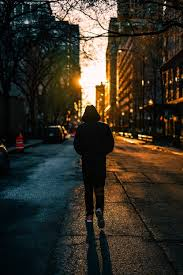
#> input picture download (3).jpeg, 183 x 275 px
$ jupyter execute canny-edge-detection.ipynb   (shell and % lines are left out)   (older library calls are emulated)
#> lines starting #> are read from the running program, lines starting #| are printed output that depends on the picture
# Canny Edge Detection Step by Step in Python

The Canny edge detector is an edge detection operator that uses a multi-stage algorithm to detect a wide range of edges in images. It was developed by John F. Canny in 1986. Canny also produced a computational theory of edge detection explaining why the technique works. (Wikipedia)
The Canny edge detection algorithm is composed of 5 steps:
1. Noise reduction;
2. Gradient calculation;
3. Non-maximum suppression;
4. Double threshold;
5. Edge Tracking by Hysteresis.

# Importing required Libraries

[cell 1]
import cv2
import matplotlib.pyplot as plt
import numpy as np
import matplotlib.image as mpimg
from scipy import ndimage

# 1. Noise Reduction
Since the mathematics involved behind the scene are mainly based on derivatives (cf. Step 2: Gradient calculation), edge detection results are highly sensitive to image noise.
One way to get rid of the noise on the image, is by applying Gaussian blur to smooth it. To do so, image convolution technique is applied with a Gaussian Kernel (3x3, 5x5, 7x7 etc…). The kernel size depends on the expected blurring effect. Basically, the smallest the kernel, the less visible is the blur. In our example, we will use a 5 by 5 Gaussian kernel.
The equation for a Gaussian filter kernel of size (2k+1)×(2k+1) is given by:

                                            Gaussian filter kernel equation

[cell 2]
# [6 lines left out: function gaussian_kernel, not called in this run]

# 2. Gradient Calculation
The Gradient calculation step detects the edge intensity and direction by calculating the gradient of the image using edge detection operators.
Edges correspond to a change of pixels’ intensity. To detect it, the easiest way is to apply filters that highlight this intensity change in both directions: horizontal (x) and vertical (y)
When the image is smoothed, the derivatives Ix and Iy w.r.t. x and y are calculated. It can be implemented by convolving I with Sobel kernels Kx and Ky, respectively:

Sobel filters for both direction (horizontal and vertical)
Then, the magnitude G and the slope θ of the gradient are calculated as follow:

                                    Gradient intensity and Edge direction

[cell 3]
# [12 lines left out: function sobel_filters, not called in this run]

# 3. Non-Maximum Suppression

Ideally, the final image should have thin edges. Thus, we must perform non-maximum suppression to thin out the edges.

Let’s take an easy example:

The upper left corner red box present on the above image, represents an intensity pixel of the Gradient Intensity matrix being processed. The corresponding edge direction is represented by the orange arrow with an angle of -pi radians (+/-180 degrees).

 In the example above, the pixel (i, j) is being processed, and the pixels on the same direction are highlighted in blue (i, j-1) and (i, j+1). If one those two pixels are more intense than the one being processed, then only the more intense one is kept. Pixel (i, j-1) seems to be more intense, because it is white (value of 255). Hence, the intensity value of the current pixel (i, j) is set to 0. If there are no pixels in the edge direction having more intense values, then the value of the current pixel is kept.

$ Create a matrix initialized to 0 of the same size of the original gradient intensity matrix;

$ Identify the edge direction based on the angle value from the angle matrix;

$ Check if the pixel in the same direction has a higher intensity than the pixel that is currently processed;

$ Return the image processed with the non-max suppression algorithm.

[cell 4]
# [39 lines left out: function non_max_suppression, not called in this run]

# 4. Double threshold
The double threshold step aims at identifying 3 kinds of pixels: strong, weak, and non-relevant:

$ Strong pixels are pixels that have an intensity so high that we are sure they contribute to the final edge.

$ Weak pixels are pixels that have an intensity value that is not enough to be considered as strong ones, but yet not small enough to be considered as non-relevant for the edge detection.

$ Other pixels are considered as non-relevant for the edge.

[cell 5]
# [20 lines left out: function threshold, not called in this run]

# 5. Edge Tracking by Hysteresis

Based on the threshold results, the hysteresis consists of transforming weak pixels into strong ones, if and only if at least one of the pixels around the one being processed is a strong one, as described below:

[cell 6]
# [15 lines left out: function hysteresis, not called in this run]

# Example:

[cell 7]
img = mpimg.imread('download (3).jpeg')
#> img is the input picture: shape (275, 183, 3); mean R, G, B 53.1, 47.9, 38.1
gray = cv2.cvtColor(img, cv2.COLOR_RGB2GRAY)
blur_img = cv2.GaussianBlur(gray,(5,5),0)
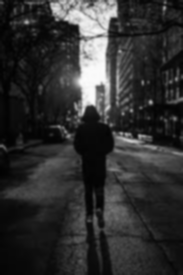
#> blur_img: shape (275, 183); min 1, max 252, mean 48.3
fig, (axs1, axs2) = plt.subplots(1,2, figsize=(30,30))
axs1.set_title('Original Gray Image')
axs1.imshow(gray, cmap='gray')
axs2.set_title('Blur Image')
axs2.imshow(blur_img, cmap='gray')
plt.show()
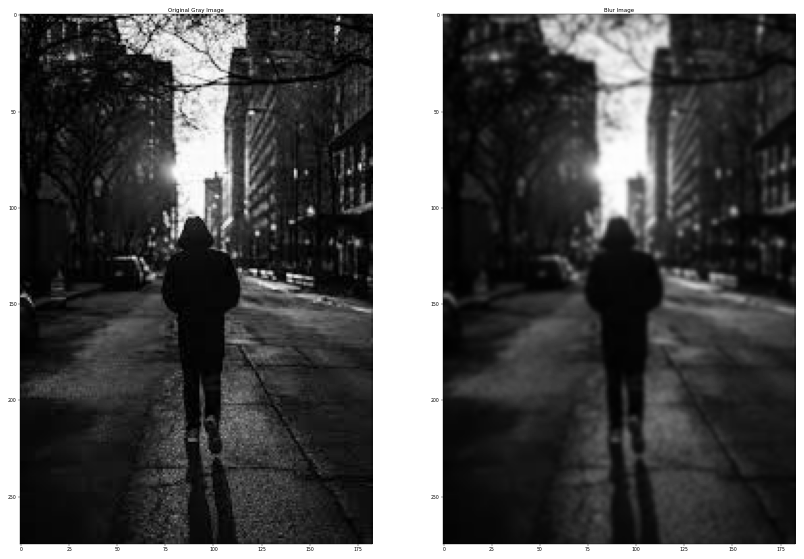
#> figure drawn by matplotlib, 2 panels

[cell 8]
laplacian_img = cv2.Laplacian(blur_img,cv2.CV_64F)
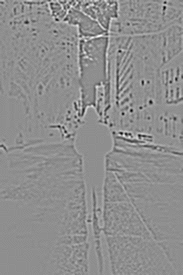
#> laplacian_img: shape (275, 183) float64; min -93, max 73, mean 0; drawn with min black and max white
fig, (axs1, axs2) = plt.subplots(1,2, figsize=(30,30))
axs1.set_title('Blur Image')
axs1.imshow(blur_img, cmap='gray')
axs2.set_title('Laplacian filter Image')
axs2.imshow(laplacian_img, cmap='gray')
plt.show()

[cell 9]
Kx = np.array([[-1, 0, 1], [-2, 0, 2], [-1, 0, 1]], np.float32)
Ky = np.array([[1, 2, 1], [0, 0, 0], [-1, -2, -1]], np.float32)
Ix = ndimage.filters.convolve(blur_img, Kx)
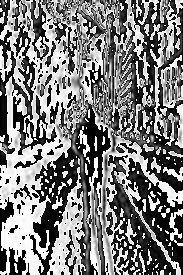
#> Ix: shape (275, 183); min 0, max 255, mean 125.1
Iy = ndimage.filters.convolve(blur_img, Ky)
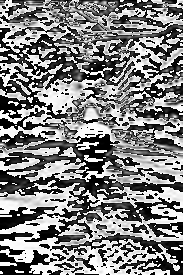
#> Iy: shape (275, 183); min 0, max 255, mean 129
theta = np.arctan2(Iy, Ix)
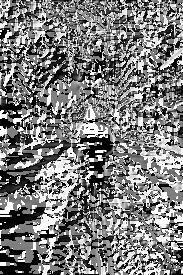
#> theta: shape (275, 183) float16; min 0, max 1.57, mean 0.772; drawn with min black and max white

[cell 10]
def non_max_suppression(img, D):
    M, N = img.shape
#> M = 275; N = 183
    Z = np.zeros((M,N), dtype=np.int32)
    angle = D * 180. / np.pi
    angle[angle < 0] += 180


    for i in range(1,M-1):
        for j in range(1,N-1):
            try:
                q = 255
                r = 255

               #angle 0
                if (0 <= angle[i,j] < 22.5) or (157.5 <= angle[i,j] <= 180):
                    q = img[i, j+1]
                    r = img[i, j-1]
                #angle 45
                elif (22.5 <= angle[i,j] < 67.5):
                    q = img[i+1, j-1]
                    r = img[i-1, j+1]
                #angle 90
                elif (67.5 <= angle[i,j] < 112.5):
                    q = img[i+1, j]
                    r = img[i-1, j]
                #angle 135
                elif (112.5 <= angle[i,j] < 157.5):
                    q = img[i-1, j-1]
                    r = img[i+1, j+1]

                if (img[i,j] >= q) and (img[i,j] >= r):
                    Z[i,j] = img[i,j]
                else:
                    Z[i,j] = 0

            except IndexError as e:
                pass
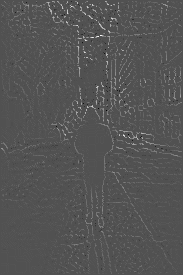
#> Z: shape (275, 183) int32; min -34, max 73, mean 1.5; drawn with min black and max white

    return Z

[cell 11]
nms_img = non_max_suppression(laplacian_img, theta)
fig, (axs1, axs2) = plt.subplots(1,2, figsize=(30,30))
axs1.set_title('Laplacian filter Image')
axs1.imshow(laplacian_img, cmap='gray')
axs2.set_title('non-max suppression Image')
axs2.imshow(nms_img, cmap='gray')
plt.show()

[cell 12]
def threshold(img, lowThresholdRatio=0.05, highThresholdRatio=0.09):

#> called with lowThresholdRatio = 0.05, highThresholdRatio = 0.09
    highThreshold = img.max() * highThresholdRatio;
#> highThreshold = 6.57
    lowThreshold = highThreshold * lowThresholdRatio;
#> lowThreshold = 0.329

    M, N = img.shape
#> M = 275; N = 183
    res = np.zeros((M,N), dtype=np.int32)

    weak = np.int32(25)
    strong = np.int32(255)

    strong_i, strong_j = np.where(img >= highThreshold)
#> strong_i = 3992 values from 1 to 273; strong_j = 3992 values, max 181 at index 64, min 1 at index 65, mean 103.2
    zeros_i, zeros_j = np.where(img < lowThreshold)

    weak_i, weak_j = np.where((img <= highThreshold) & (img >= lowThreshold))
#> weak_i = 7867 values from 1 to 273; weak_j = 7867 values, max 181 at index 30, min 1 at index 198, mean 81.14

    res[strong_i, strong_j] = strong
    res[weak_i, weak_j] = weak

    return (res, weak, strong)

[cell 13]
db_threshold_img, w, s = threshold(nms_img)
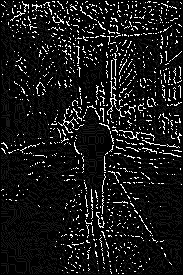
#> db_threshold_img: shape (275, 183) int32; min 0, max 255, mean 24.1
#> w = 25; s = 255
fig, (axs1, axs2) = plt.subplots(1,2, figsize=(30,30))
axs1.set_title('Non-max suppression Image')
axs1.imshow(nms_img, cmap='gray')
axs2.set_title('double threshold Image')
axs2.imshow(db_threshold_img, cmap='gray')
plt.show()

[cell 14]
def hysteresis(img, weak, strong=255):
#> called with weak = 25, strong = 255
    M, N = img.shape
#> M = 275; N = 183
    for i in range(1, M-1):
        for j in range(1, N-1):
            if (img[i,j] == weak):
                try:
                    if ((img[i+1, j-1] == strong) or (img[i+1, j] == strong) or (img[i+1, j+1] == strong)
                        or (img[i, j-1] == strong) or (img[i, j+1] == strong)
                        or (img[i-1, j-1] == strong) or (img[i-1, j] == strong) or (img[i-1, j+1] == strong)):
                        img[i, j] = strong
                    else:
                        img[i, j] = 0
                except IndexError as e:
                    pass
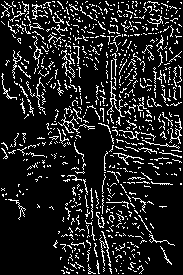
#> img: shape (275, 183) int32; 13% white in thin lines or dots
    return img

[cell 15]
final_img = hysteresis(db_threshold_img, w, s)
fig, (axs1, axs2) = plt.subplots(1,2, figsize=(30,30))
axs1.set_title('Original Gray Image')
axs1.imshow(gray, cmap='gray')
axs2.set_title('Edge Detected Image')
axs2.imshow(final_img, cmap='gray')
plt.show()

# Canny Edge Detection using opencv

[cell 16]
cn_col_img = cv2.Canny(img,100,200)
#> cn_col_img: shape (275, 183); 14.8% white in thin lines or dots
cn_gray_img = cv2.Canny(gray,200,400)
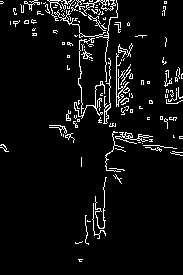
#> cn_gray_img: shape (275, 183); 5.7% white in thin lines or dots
fig, (axs1, axs2) = plt.subplots(1,2, figsize=(30,30))
axs1.set_title('edge in color Image')
axs1.imshow(cn_col_img)
axs2.set_title('edge in gray Image')
axs2.imshow(cn_gray_img, cmap='gray')
plt.show()
